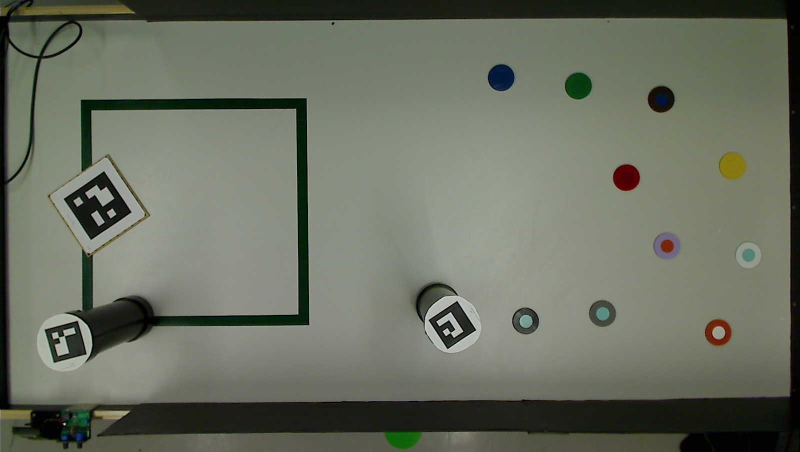
#> input picture scripts/src/detection/frame133.jpg, 1600 x 904 px (shown at 1/2 size)
$ python -i square_detection.py   (imports and definitions only)
#> lines starting #> are read from the running program, lines starting #| are printed output that depends on the picture
#> further down, picture is the input picture: shape (904, 1600, 3); mean B, G, R 97.6, 111.1, 106.7
import os

import cv2
import numpy as np


class SquareDetection:

    # [17 lines left out: function detect_square, not called in this run]

    def get_image_canny(self, image):
        image_blur = cv2.GaussianBlur(image, (7, 7), 1)
        image_gray = cv2.cvtColor(image_blur, cv2.COLOR_BGR2GRAY)
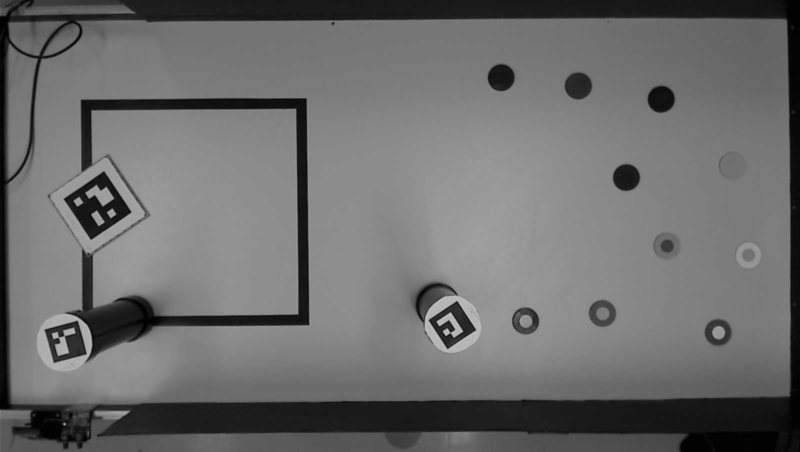
#> image_gray: shape (904, 1600) (shown at 1/2 size); min 0, max 203, mean 108.3
        image_canny = cv2.Canny(image_gray, 90, 90)
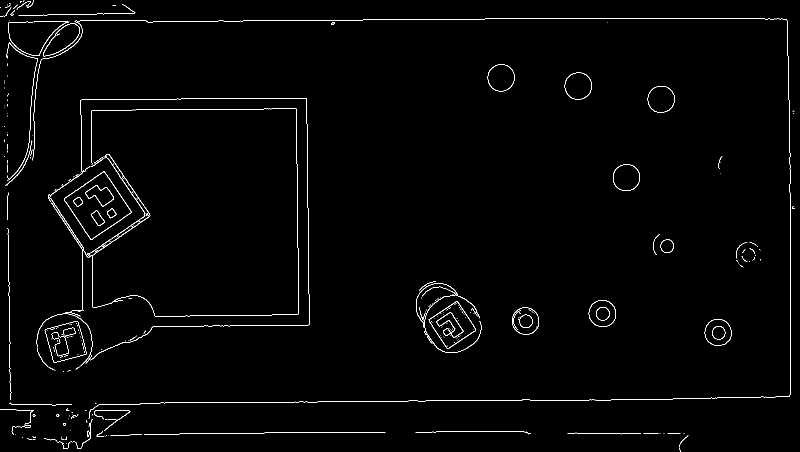
#> image_canny: shape (904, 1600) (shown at 1/2 size); 1.3% white in thin lines or dots
        return image_canny

    # [38 lines left out: functions show_image, generate_four_corners, get_contours, not called in this run]

>>> import cv2
>>> picture = cv2.imread('frame133.jpg')
>>> result = SquareDetection().get_image_canny(picture)
